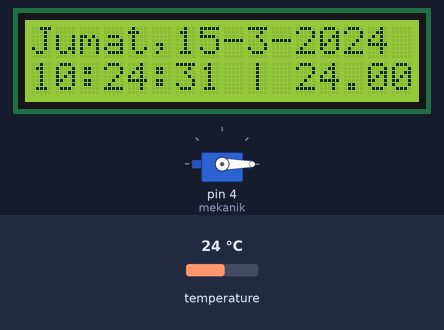
The sketch below on a simulated Arduino Uno, built with avr-gcc and run on an emulated ATmega328P. Parts: 16×2 character LCD, servo. The test bench sets the inputs (shaded band); at power-on: temperature 24 °C. The local clock reads 2024-03-15 10:24:30 at power-on unless the sketch sets it; what the sketch prints to the serial monitor is not drawn.

Above: at 1.2 s.
1.3 s: temperature set to 12 °C
At 2.5 s:
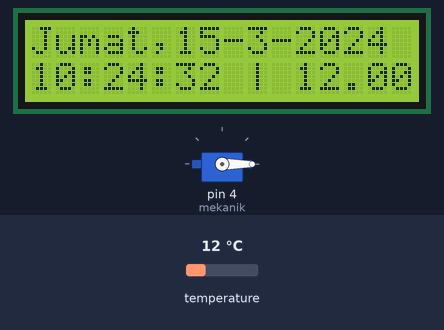
4.7 s: temperature set to 19 °C
At 6.1 s:
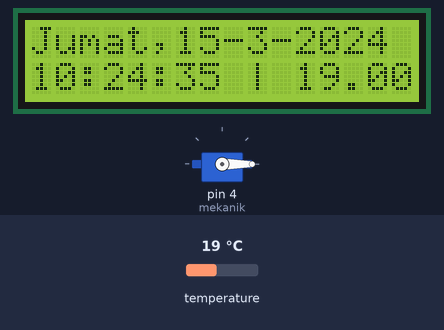
7.8 s: temperature set to 28 °C
At 9.1 s:
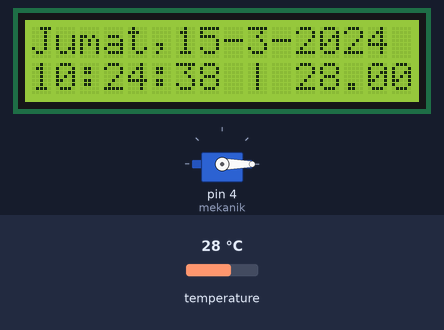
Timing chart, 0 to 10.8 s (numbered marks = the images above; inputs shaded):
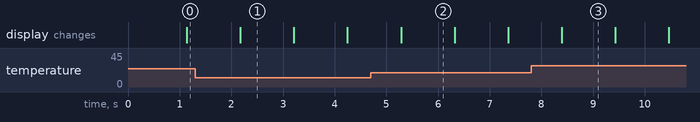

The sketch:

FinalProject.ino
```cpp
//RTC
#include "RTClib.h" //Library real time clock.lib yang zipnya sudah didownload
RTC_DS3231 rtc;
char dataHari[7][12] = {"Minggu", "Senin", "Selasa", "Rabu", "Kamis", "Jumat", "Sabtu"}; //Array variabel cchar untuk data hari
String hari;//menyimpan nilai hari
int tanggal, bulan, tahun, jam, menit, detik;//deklarasi tanggal, bulan, tahun dll.
float suhu; //deklarasi suhu dalam bentuk float

//LCD
#include <LiquidCrystal_I2C.h>
LiquidCrystal_I2C lcd(0x27, 16, 2);//set address I2C dan besar karakter untuk LCD 16X2

//SERVO
#include <Servo.h>
Servo mekanik;

void setup () {
  Serial.begin(9600); //Menentukan kecepatan dan penerimaan data melalui port serial , yaitu 9600 detik

  //LCD
  lcd.begin(); // inisialisasi LCD

  //SERVO
  mekanik.attach(4); //deklarasi servo pada pin (sinyal data kabel motor servo diconnectan dipin 4 arduino)
  mekanik.write(0); //mengontrol motor servo agar berputar kesiudut 0 derajat

  //RTC
  if (! rtc.begin()) { //Fungsi ketika rtc tidak ditemukan, yang bisa disebabkan karena kerusakan kabel, kesalahan pemasangan dll.
    Serial.println("RTC Tidak Ditemukan");
    Serial.flush(); //Untuk pengosongan data pembacaan pad abuffer
    abort(); //Perintah untuk membatalkan jalannya suatu program secara paksa dan mengembalikan ke sistem operasi
  }

  //Atur Waktu
  //rtc.adjust(DateTime(F(__DATE__), F(__TIME__))); //Pengatur waktu berdasar waktu yang ada dikomputer kita
  //  rtc.adjust(DateTime(2014, 1, 21, 3, 0, 0));
}

void KasihPakan(int jumlah){
  for (int i = 1; i <= jumlah; i++){
    mekanik.write(150);
    delay(100);
    mekanik.write(0);
    delay(100);

  }
}


void loop () {  //Untuk memanggil data-data yang realtime
  //RTC
  DateTime now = rtc.now();
  hari    = dataHari[now.dayOfTheWeek()]; //Hari dalam angka , sesuai urutan dimulai dari minggu
  tanggal = now.day(), DEC;
  bulan   = now.month(), DEC;
  tahun   = now.year(), DEC;
  jam     = now.hour(), DEC;
  menit   = now.minute(), DEC;
  detik   = now.second(), DEC;
  suhu    = rtc.getTemperature();
  Serial.println(String() + hari + ", " + tanggal + "-" + bulan + "-" + tahun);
  Serial.println(String() + jam + ":" + menit + ":" + detik);
  Serial.println(String() + "Suhu: " + suhu + " C");
  Serial.println();

  //LCD.LOOP
  lcd.setCursor(0,0);
  lcd.print(String() + hari + "," + tanggal + "-" + bulan + "-" + tahun);
  lcd.print(" ");
  lcd.setCursor(0,1);
  lcd.print(String() + jam + ":" + menit + ":" + detik);
  lcd.print(" | ");
  lcd.print(suhu);
  lcd.print(" ");

  //KONDISI/LOGIKA
 if(jam == 16 & menit == 25 & detik == 1){
   KasihPakan(2);

 }
 if(jam == 16 & menit == 25 & detik == 10 ){
   KasihPakan(3);
 }

 if(jam == 16 & menit == 25 & detik == 18 ){
   KasihPakan(5);
 }

 if(jam == 16 & menit == 25 & detik == 28 ){
   KasihPakan(5);
 }
  delay(1000);
}
```

Measured:
- what the display in image 1 shows lasts 1.0 s, from 2.2 s to 3.2 s
